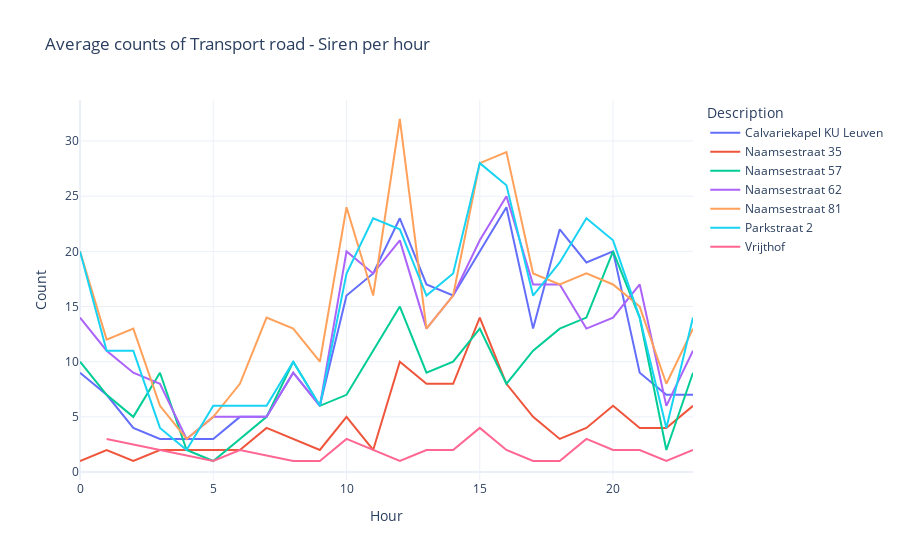
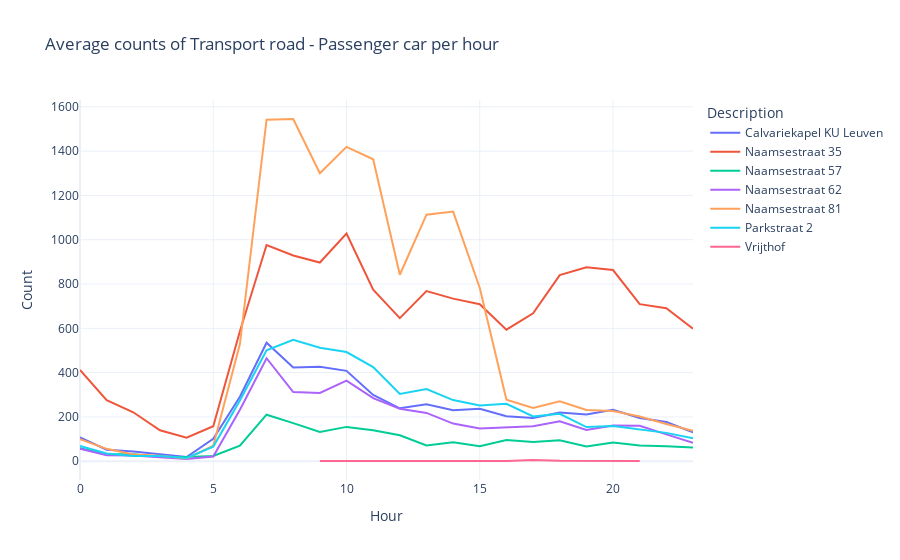
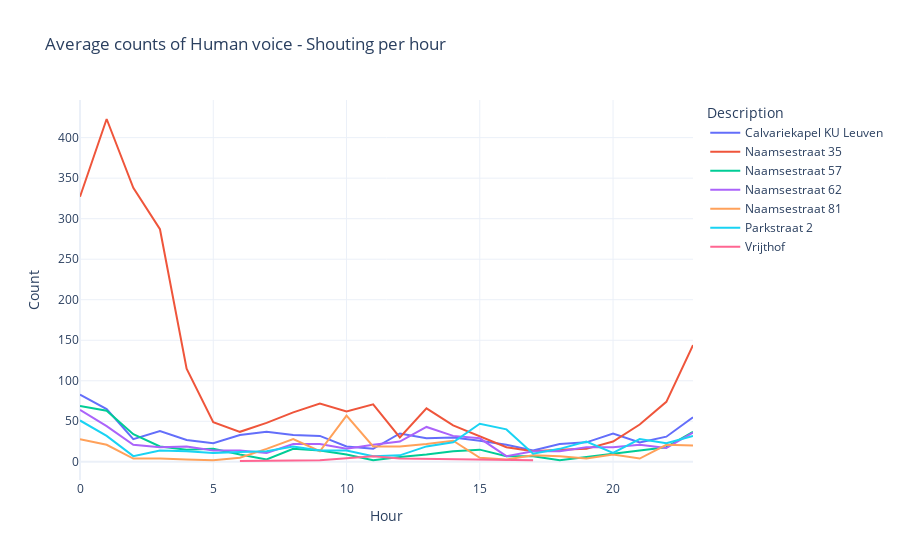
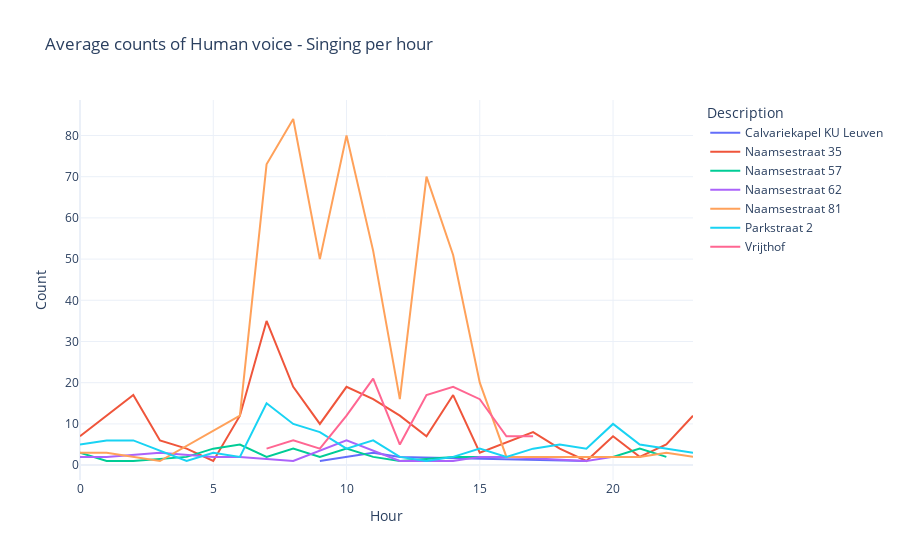

Notebook code for these charts, in order:
### Markdown cell above
We make a line chart that displays the counts of a specific event over time for different streets.
https://plotly.com/python/time-series/

We aggregate first the data so that we display an average count for the hour. This shows which events are most present during which times in the different locations.  

Ideally, in the dashboard we make it interactive with a drop-down menu, so that we can select the specific type of event we want to inspect.

### Code cell
import plotly.express as px

class NoiseGraphGenerator:
    def __init__(self, data_frames):
        self.data_frames = data_frames
    
    def generate_graph(self, noise_class):
        concatenated_data = pd.concat(self.data_frames, ignore_index=True)
        shouting_data = concatenated_data[concatenated_data['noise_event_laeq_primary_detected_class'] == noise_class]
        grouped_data = shouting_data.groupby(['noise_event_laeq_primary_detected_class', 'description', 'hour']).size().reset_index(name='count')
        
        fig = px.line(grouped_data, x='hour', y='count', color='description', title=f'Average counts of {noise_class} per hour')
        fig.update_layout(
            xaxis_title='Hour',
            yaxis_title='Count',
            legend_title='Description',
            template='plotly_white'
        )
        
        return fig

data_frames = [df1_E, df2_E, df3_E, df4_E, df5_E, df6_E, df7_E, df8_E, df9_E]

noise_classes = [
    'Transport road - Siren',
    'Transport road - Passenger car',
    'Human voice - Shouting',
    'Human voice - Singing',
    'Music non-amplified',
    'Nature elements - Wind'
]

generator = NoiseGraphGenerator(data_frames)
for noise_class in noise_classes:
    graph = generator.generate_graph(noise_class)
    graph.show()

### Figure 1 — Plotly figure (JSON) as saved in the notebook; plotly's stock layout.template omitted (floating-point values rounded to 4 significant figures)
{"data": [{"hovertemplate": "description=Calvariekapel KU Leuven<br>hour=%{x}<br>count=%{y}<extra></extra>", "legendgroup": "Calvariekapel KU Leuven", "line": {"color": "#636efa", "dash": "solid"}, "marker": {"symbol": "circle"}, "mode": "lines", "name": "Calvariekapel KU Leuven", "orientation": "v", "showlegend": true, "type": "scatter", "x": [0, 1, 2, 3, 4, 5, 6, 7, 8, 9, 10, 11, 12, 13, 14, 15, 16, 17, 18, 19, 20, 21, 22, 23], "xaxis": "x", "y": [9, 7, 4, 3, 3, 3, 5, 5, 9, 6, 16, 18, 23, 17, 16, 20, 24, 13, 22, 19, 20, 9, 7, 7], "yaxis": "y"}, {"hovertemplate": "description=Naamsestraat 35<br>hour=%{x}<br>count=%{y}<extra></extra>", "legendgroup": "Naamsestraat 35", "line": {"color": "#EF553B", "dash": "solid"}, "marker": {"symbol": "circle"}, "mode": "lines", "name": "Naamsestraat 35", "orientation": "v", "showlegend": true, "type": "scatter", "x": [0, 1, 2, 3, 4, 6, 7, 8, 9, 10, 11, 12, 13, 14, 15, 16, 17, 18, 19, 20, 21, 22, 23], "xaxis": "x", "y": [1, 2, 1, 2, 2, 2, 4, 3, 2, 5, 2, 10, 8, 8, 14, 8, 5, 3, 4, 6, 4, 4, 6], "yaxis": "y"}, {"hovertemplate": "description=Naamsestraat 57<br>hour=%{x}<br>count=%{y}<extra></extra>", "legendgroup": "Naamsestraat 57", "line": {"color": "#00cc96", "dash": "solid"}, "marker": {"symbol": "circle"}, "mode": "lines", "name": "Naamsestraat 57", "orientation": "v", "showlegend": true, "type": "scatter", "x": [0, 1, 2, 3, 4, 5, 6, 7, 8, 9, 10, 11, 12, 13, 14, 15, 16, 17, 18, 19, 20, 21, 22, 23], "xaxis": "x", "y": [10, 7, 5, 9, 2, 1, 3, 5, 10, 6, 7, 11, 15, 9, 10, 13, 8, 11, 13, 14, 20, 14, 2, 9], "yaxis": "y"}, {"hovertemplate": "description=Naamsestraat 62<br>hour=%{x}<br>count=%{y}<extra></extra>", "legendgroup": "Naamsestraat 62", "line": {"color": "#ab63fa", "dash": "solid"}, "marker": {"symbol": "circle"}, "mode": "lines", "name": "Naamsestraat 62", "orientation": "v", "showlegend": true, "type": "scatter", "x": [0, 1, 2, 3, 4, 5, 6, 7, 8, 9, 10, 11, 12, 13, 14, 15, 16, 17, 18, 19, 20, 21, 22, 23], "xaxis": "x", "y": [14, 11, 9, 8, 3, 5, 5, 5, 9, 6, 20, 18, 21, 13, 16, 21, 25, 17, 17, 13, 14, 17, 6, 11], "yaxis": "y"}, {"hovertemplate": "description=Naamsestraat 81<br>hour=%{x}<br>count=%{y}<extra></extra>", "legendgroup": "Naamsestraat 81", "line": {"color": "#FFA15A", "dash": "solid"}, "marker": {"symbol": "circle"}, "mode": "lines", "name": "Naamsestraat 81", "orientation": "v", "showlegend": true, "type": "scatter", "x": [0, 1, 2, 3, 4, 5, 6, 7, 8, 9, 10, 11, 12, 13, 14, 15, 16, 17, 18, 19, 20, 21, 22, 23], "xaxis": "x", "y": [20, 12, 13, 6, 3, 5, 8, 14, 13, 10, 24, 16, 32, 13, 16, 28, 29, 18, 17, 18, 17, 15, 8, 13], "yaxis": "y"}, {"hovertemplate": "description=Parkstraat 2<br>hour=%{x}<br>count=%{y}<extra></extra>", "legendgroup": "Parkstraat 2", "line": {"color": "#19d3f3", "dash": "solid"}, "marker": {"symbol": "circle"}, "mode": "lines", "name": "Parkstraat 2", "orientation": "v", "showlegend": true, "type": "scatter", "x": [0, 1, 2, 3, 4, 5, 6, 7, 8, 9, 10, 11, 12, 13, 14, 15, 16, 17, 18, 19, 20, 21, 22, 23], "xaxis": "x", "y": [20, 11, 11, 4, 2, 6, 6, 6, 10, 6, 18, 23, 22, 16, 18, 28, 26, 16, 19, 23, 21, 14, 4, 14], "yaxis": "y"}, {"hovertemplate": "description=Vrijthof<br>hour=%{x}<br>count=%{y}<extra></extra>", "legendgroup": "Vrijthof", "line": {"color": "#FF6692", "dash": "solid"}, "marker": {"symbol": "circle"}, "mode": "lines", "name": "Vrijthof", "orientation": "v", "showlegend": true, "type": "scatter", "x": [1, 3, 5, 6, 8, 9, 10, 12, 13, 14, 15, 16, 17, 18, 19, 20, 21, 22, 23], "xaxis": "x", "y": [3, 2, 1, 2, 1, 1, 3, 1, 2, 2, 4, 2, 1, 1, 3, 2, 2, 1, 2], "yaxis": "y"}], "layout": {"legend": {"title": {"text": "Description"}, "tracegroupgap": 0}, "title": {"text": "Average counts of Transport road - Siren per hour"}, "xaxis": {"anchor": "y", "domain": [0, 1], "title": {"text": "Hour"}}, "yaxis": {"anchor": "x", "domain": [0, 1], "title": {"text": "Count"}}}}

### Figure 2 — Plotly figure (JSON) as saved in the notebook; plotly's stock layout.template omitted (floating-point values rounded to 4 significant figures)
{"data": [{"hovertemplate": "description=Calvariekapel KU Leuven<br>hour=%{x}<br>count=%{y}<extra></extra>", "legendgroup": "Calvariekapel KU Leuven", "line": {"color": "#636efa", "dash": "solid"}, "marker": {"symbol": "circle"}, "mode": "lines", "name": "Calvariekapel KU Leuven", "orientation": "v", "showlegend": true, "type": "scatter", "x": [0, 1, 2, 3, 4, 5, 6, 7, 8, 9, 10, 11, 12, 13, 14, 15, 16, 17, 18, 19, 20, 21, 22, 23], "xaxis": "x", "y": [108, 52, 44, 30, 19, 101, 291, 535, 423, 427, 408, 299, 239, 257, 230, 237, 203, 195, 220, 211, 232, 195, 177, 130], "yaxis": "y"}, {"hovertemplate": "description=Naamsestraat 35<br>hour=%{x}<br>count=%{y}<extra></extra>", "legendgroup": "Naamsestraat 35", "line": {"color": "#EF553B", "dash": "solid"}, "marker": {"symbol": "circle"}, "mode": "lines", "name": "Naamsestraat 35", "orientation": "v", "showlegend": true, "type": "scatter", "x": [0, 1, 2, 3, 4, 5, 6, 7, 8, 9, 10, 11, 12, 13, 14, 15, 16, 17, 18, 19, 20, 21, 22, 23], "xaxis": "x", "y": [412, 276, 221, 140, 106, 158, 587, 976, 929, 897, 1028, 774, 646, 768, 734, 709, 594, 668, 840, 876, 863, 709, 691, 598], "yaxis": "y"}, {"hovertemplate": "description=Naamsestraat 57<br>hour=%{x}<br>count=%{y}<extra></extra>", "legendgroup": "Naamsestraat 57", "line": {"color": "#00cc96", "dash": "solid"}, "marker": {"symbol": "circle"}, "mode": "lines", "name": "Naamsestraat 57", "orientation": "v", "showlegend": true, "type": "scatter", "x": [0, 1, 2, 3, 4, 5, 6, 7, 8, 9, 10, 11, 12, 13, 14, 15, 16, 17, 18, 19, 20, 21, 22, 23], "xaxis": "x", "y": [59, 32, 32, 19, 19, 24, 70, 210, 172, 132, 155, 140, 117, 71, 86, 68, 96, 87, 95, 67, 85, 71, 68, 62], "yaxis": "y"}, {"hovertemplate": "description=Naamsestraat 62<br>hour=%{x}<br>count=%{y}<extra></extra>", "legendgroup": "Naamsestraat 62", "line": {"color": "#ab63fa", "dash": "solid"}, "marker": {"symbol": "circle"}, "mode": "lines", "name": "Naamsestraat 62", "orientation": "v", "showlegend": true, "type": "scatter", "x": [0, 1, 2, 3, 4, 5, 6, 7, 8, 9, 10, 11, 12, 13, 14, 15, 16, 17, 18, 19, 20, 21, 22, 23], "xaxis": "x", "y": [56, 27, 26, 19, 10, 21, 232, 465, 312, 308, 364, 285, 237, 218, 170, 148, 153, 158, 180, 141, 161, 160, 121, 83], "yaxis": "y"}, {"hovertemplate": "description=Naamsestraat 81<br>hour=%{x}<br>count=%{y}<extra></extra>", "legendgroup": "Naamsestraat 81", "line": {"color": "#FFA15A", "dash": "solid"}, "marker": {"symbol": "circle"}, "mode": "lines", "name": "Naamsestraat 81", "orientation": "v", "showlegend": true, "type": "scatter", "x": [0, 1, 2, 3, 4, 5, 6, 7, 8, 9, 10, 11, 12, 13, 14, 15, 16, 17, 18, 19, 20, 21, 22, 23], "xaxis": "x", "y": [100, 56, 30, 25, 12, 70, 529, 1542, 1545, 1300, 1419, 1363, 842, 1113, 1127, 782, 278, 240, 271, 231, 227, 202, 168, 137], "yaxis": "y"}, {"hovertemplate": "description=Parkstraat 2<br>hour=%{x}<br>count=%{y}<extra></extra>", "legendgroup": "Parkstraat 2", "line": {"color": "#19d3f3", "dash": "solid"}, "marker": {"symbol": "circle"}, "mode": "lines", "name": "Parkstraat 2", "orientation": "v", "showlegend": true, "type": "scatter", "x": [0, 1, 2, 3, 4, 5, 6, 7, 8, 9, 10, 11, 12, 13, 14, 15, 16, 17, 18, 19, 20, 21, 22, 23], "xaxis": "x", "y": [69, 35, 24, 24, 15, 66, 274, 501, 548, 512, 493, 425, 304, 326, 276, 252, 259, 202, 214, 154, 159, 144, 128, 104], "yaxis": "y"}, {"hovertemplate": "description=Vrijthof<br>hour=%{x}<br>count=%{y}<extra></extra>", "legendgroup": "Vrijthof", "line": {"color": "#FF6692", "dash": "solid"}, "marker": {"symbol": "circle"}, "mode": "lines", "name": "Vrijthof", "orientation": "v", "showlegend": true, "type": "scatter", "x": [9, 11, 12, 13, 14, 16, 17, 18, 21], "xaxis": "x", "y": [1, 1, 1, 2, 2, 1, 6, 2, 1], "yaxis": "y"}], "layout": {"legend": {"title": {"text": "Description"}, "tracegroupgap": 0}, "title": {"text": "Average counts of Transport road - Passenger car per hour"}, "xaxis": {"anchor": "y", "domain": [0, 1], "title": {"text": "Hour"}}, "yaxis": {"anchor": "x", "domain": [0, 1], "title": {"text": "Count"}}}}

### Figure 3 — Plotly figure (JSON) as saved in the notebook; plotly's stock layout.template omitted (floating-point values rounded to 4 significant figures)
{"data": [{"hovertemplate": "description=Calvariekapel KU Leuven<br>hour=%{x}<br>count=%{y}<extra></extra>", "legendgroup": "Calvariekapel KU Leuven", "line": {"color": "#636efa", "dash": "solid"}, "marker": {"symbol": "circle"}, "mode": "lines", "name": "Calvariekapel KU Leuven", "orientation": "v", "showlegend": true, "type": "scatter", "x": [0, 1, 2, 3, 4, 5, 6, 7, 8, 9, 10, 11, 12, 13, 14, 15, 16, 17, 18, 19, 20, 21, 22, 23], "xaxis": "x", "y": [83, 65, 28, 38, 27, 23, 33, 37, 33, 32, 19, 16, 35, 29, 30, 26, 21, 14, 22, 24, 35, 24, 31, 55], "yaxis": "y"}, {"hovertemplate": "description=Naamsestraat 35<br>hour=%{x}<br>count=%{y}<extra></extra>", "legendgroup": "Naamsestraat 35", "line": {"color": "#EF553B", "dash": "solid"}, "marker": {"symbol": "circle"}, "mode": "lines", "name": "Naamsestraat 35", "orientation": "v", "showlegend": true, "type": "scatter", "x": [0, 1, 2, 3, 4, 5, 6, 7, 8, 9, 10, 11, 12, 13, 14, 15, 16, 17, 18, 19, 20, 21, 22, 23], "xaxis": "x", "y": [327, 423, 338, 287, 115, 49, 37, 48, 61, 72, 62, 71, 30, 66, 45, 32, 18, 13, 15, 16, 25, 46, 74, 144], "yaxis": "y"}, {"hovertemplate": "description=Naamsestraat 57<br>hour=%{x}<br>count=%{y}<extra></extra>", "legendgroup": "Naamsestraat 57", "line": {"color": "#00cc96", "dash": "solid"}, "marker": {"symbol": "circle"}, "mode": "lines", "name": "Naamsestraat 57", "orientation": "v", "showlegend": true, "type": "scatter", "x": [0, 1, 2, 3, 4, 5, 6, 7, 8, 9, 10, 11, 12, 13, 14, 15, 16, 17, 18, 19, 20, 21, 22, 23], "xaxis": "x", "y": [69, 63, 34, 19, 15, 16, 9, 3, 16, 14, 9, 2, 6, 9, 13, 15, 7, 7, 2, 6, 10, 14, 18, 37], "yaxis": "y"}, {"hovertemplate": "description=Naamsestraat 62<br>hour=%{x}<br>count=%{y}<extra></extra>", "legendgroup": "Naamsestraat 62", "line": {"color": "#ab63fa", "dash": "solid"}, "marker": {"symbol": "circle"}, "mode": "lines", "name": "Naamsestraat 62", "orientation": "v", "showlegend": true, "type": "scatter", "x": [0, 1, 2, 3, 4, 5, 6, 7, 8, 9, 10, 11, 12, 13, 14, 15, 16, 17, 18, 19, 20, 21, 22, 23], "xaxis": "x", "y": [64, 44, 21, 18, 19, 14, 14, 11, 22, 22, 16, 21, 25, 43, 32, 29, 7, 13, 13, 18, 18, 21, 17, 36], "yaxis": "y"}, {"hovertemplate": "description=Naamsestraat 81<br>hour=%{x}<br>count=%{y}<extra></extra>", "legendgroup": "Naamsestraat 81", "line": {"color": "#FFA15A", "dash": "solid"}, "marker": {"symbol": "circle"}, "mode": "lines", "name": "Naamsestraat 81", "orientation": "v", "showlegend": true, "type": "scatter", "x": [0, 1, 2, 3, 4, 5, 6, 7, 8, 9, 10, 11, 12, 13, 14, 15, 16, 17, 18, 19, 20, 21, 22, 23], "xaxis": "x", "y": [28, 21, 4, 4, 3, 2, 5, 16, 28, 13, 57, 19, 19, 22, 26, 5, 3, 8, 7, 4, 9, 4, 21, 20], "yaxis": "y"}, {"hovertemplate": "description=Parkstraat 2<br>hour=%{x}<br>count=%{y}<extra></extra>", "legendgroup": "Parkstraat 2", "line": {"color": "#19d3f3", "dash": "solid"}, "marker": {"symbol": "circle"}, "mode": "lines", "name": "Parkstraat 2", "orientation": "v", "showlegend": true, "type": "scatter", "x": [0, 1, 2, 3, 4, 5, 6, 7, 8, 9, 10, 11, 12, 13, 14, 15, 16, 17, 18, 19, 20, 21, 22, 23], "xaxis": "x", "y": [51, 32, 7, 14, 13, 11, 12, 13, 19, 14, 14, 7, 8, 19, 24, 47, 40, 10, 16, 25, 11, 28, 23, 32], "yaxis": "y"}, {"hovertemplate": "description=Vrijthof<br>hour=%{x}<br>count=%{y}<extra></extra>", "legendgroup": "Vrijthof", "line": {"color": "#FF6692", "dash": "solid"}, "marker": {"symbol": "circle"}, "mode": "lines", "name": "Vrijthof", "orientation": "v", "showlegend": true, "type": "scatter", "x": [6, 9, 11, 12, 17], "xaxis": "x", "y": [1, 2, 7, 4, 2], "yaxis": "y"}], "layout": {"legend": {"title": {"text": "Description"}, "tracegroupgap": 0}, "title": {"text": "Average counts of Human voice - Shouting per hour"}, "xaxis": {"anchor": "y", "domain": [0, 1], "title": {"text": "Hour"}}, "yaxis": {"anchor": "x", "domain": [0, 1], "title": {"text": "Count"}}}}

### Figure 4 — Plotly figure (JSON) as saved in the notebook; plotly's stock layout.template omitted (floating-point values rounded to 4 significant figures)
{"data": [{"hovertemplate": "description=Calvariekapel KU Leuven<br>hour=%{x}<br>count=%{y}<extra></extra>", "legendgroup": "Calvariekapel KU Leuven", "line": {"color": "#636efa", "dash": "solid"}, "marker": {"symbol": "circle"}, "mode": "lines", "name": "Calvariekapel KU Leuven", "orientation": "v", "showlegend": true, "type": "scatter", "x": [9, 11, 12, 19], "xaxis": "x", "y": [1, 3, 2, 1], "yaxis": "y"}, {"hovertemplate": "description=Naamsestraat 35<br>hour=%{x}<br>count=%{y}<extra></extra>", "legendgroup": "Naamsestraat 35", "line": {"color": "#EF553B", "dash": "solid"}, "marker": {"symbol": "circle"}, "mode": "lines", "name": "Naamsestraat 35", "orientation": "v", "showlegend": true, "type": "scatter", "x": [0, 1, 2, 3, 4, 5, 6, 7, 8, 9, 10, 11, 12, 13, 14, 15, 17, 18, 19, 20, 21, 22, 23], "xaxis": "x", "y": [7, 12, 17, 6, 4, 1, 12, 35, 19, 10, 19, 16, 12, 7, 17, 3, 8, 4, 1, 7, 2, 5, 12], "yaxis": "y"}, {"hovertemplate": "description=Naamsestraat 57<br>hour=%{x}<br>count=%{y}<extra></extra>", "legendgroup": "Naamsestraat 57", "line": {"color": "#00cc96", "dash": "solid"}, "marker": {"symbol": "circle"}, "mode": "lines", "name": "Naamsestraat 57", "orientation": "v", "showlegend": true, "type": "scatter", "x": [0, 1, 2, 4, 5, 6, 7, 8, 9, 10, 11, 12, 14, 16, 20, 21, 22], "xaxis": "x", "y": [3, 1, 1, 2, 4, 5, 2, 4, 2, 4, 2, 1, 2, 2, 2, 4, 2], "yaxis": "y"}, {"hovertemplate": "description=Naamsestraat 62<br>hour=%{x}<br>count=%{y}<extra></extra>", "legendgroup": "Naamsestraat 62", "line": {"color": "#ab63fa", "dash": "solid"}, "marker": {"symbol": "circle"}, "mode": "lines", "name": "Naamsestraat 62", "orientation": "v", "showlegend": true, "type": "scatter", "x": [0, 1, 3, 5, 6, 8, 10, 12, 14, 15, 16, 19, 20], "xaxis": "x", "y": [2, 2, 3, 2, 2, 1, 6, 1, 1, 2, 2, 1, 2], "yaxis": "y"}, {"hovertemplate": "description=Naamsestraat 81<br>hour=%{x}<br>count=%{y}<extra></extra>", "legendgroup": "Naamsestraat 81", "line": {"color": "#FFA15A", "dash": "solid"}, "marker": {"symbol": "circle"}, "mode": "lines", "name": "Naamsestraat 81", "orientation": "v", "showlegend": true, "type": "scatter", "x": [0, 1, 3, 6, 7, 8, 9, 10, 11, 12, 13, 14, 15, 16, 21, 22, 23], "xaxis": "x", "y": [3, 3, 1, 12, 73, 84, 50, 80, 52, 16, 70, 51, 20, 2, 2, 3, 2], "yaxis": "y"}, {"hovertemplate": "description=Parkstraat 2<br>hour=%{x}<br>count=%{y}<extra></extra>", "legendgroup": "Parkstraat 2", "line": {"color": "#19d3f3", "dash": "solid"}, "marker": {"symbol": "circle"}, "mode": "lines", "name": "Parkstraat 2", "orientation": "v", "showlegend": true, "type": "scatter", "x": [0, 1, 2, 4, 5, 6, 7, 8, 9, 10, 11, 12, 13, 14, 15, 16, 17, 18, 19, 20, 21, 22, 23], "xaxis": "x", "y": [5, 6, 6, 1, 3, 2, 15, 10, 8, 4, 6, 2, 1, 2, 4, 2, 4, 5, 4, 10, 5, 4, 3], "yaxis": "y"}, {"hovertemplate": "description=Vrijthof<br>hour=%{x}<br>count=%{y}<extra></extra>", "legendgroup": "Vrijthof", "line": {"color": "#FF6692", "dash": "solid"}, "marker": {"symbol": "circle"}, "mode": "lines", "name": "Vrijthof", "orientation": "v", "showlegend": true, "type": "scatter", "x": [7, 8, 9, 10, 11, 12, 13, 14, 15, 16, 17], "xaxis": "x", "y": [4, 6, 4, 12, 21, 5, 17, 19, 16, 7, 7], "yaxis": "y"}], "layout": {"legend": {"title": {"text": "Description"}, "tracegroupgap": 0}, "title": {"text": "Average counts of Human voice - Singing per hour"}, "xaxis": {"anchor": "y", "domain": [0, 1], "title": {"text": "Hour"}}, "yaxis": {"anchor": "x", "domain": [0, 1], "title": {"text": "Count"}}}}
